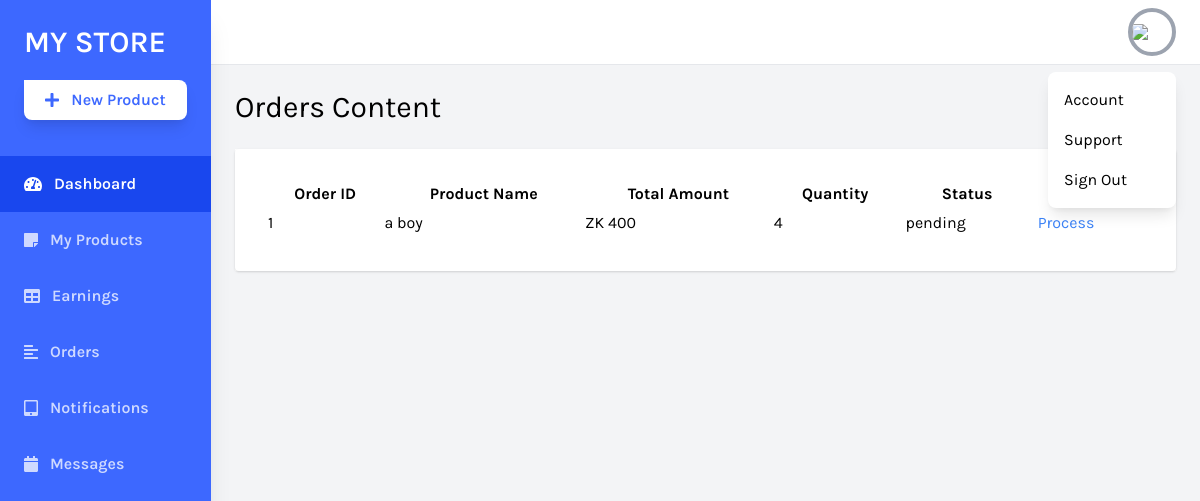
The page /mystore/orders (signed in) on the database as committed earlier.
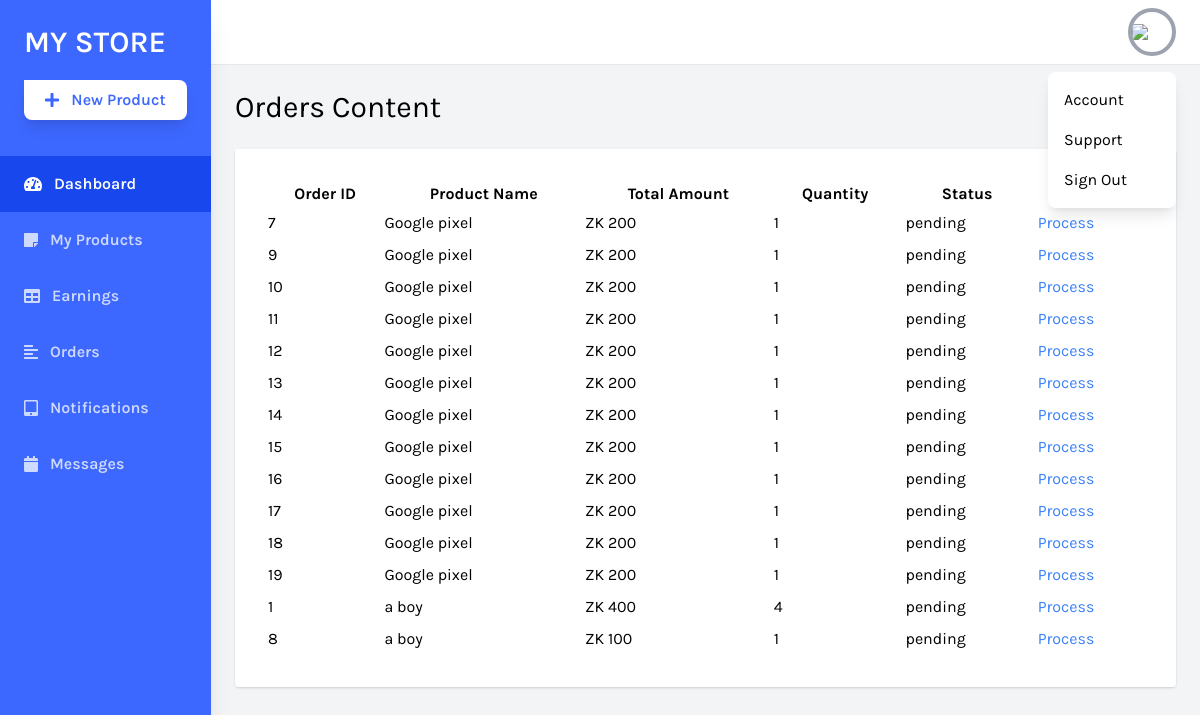
The same page on the database as committed later.
### store/models.py (models this page shows, shortened)
class OrderItem(models.Model):
    order = models.ForeignKey(Order,related_name='items',on_delete=models.CASCADE)
    product = models.ForeignKey(Product,related_name='items',on_delete=models.CASCADE)
    price = models.IntegerField()
    quantity = models.IntegerField(default=1)

class Order(models.Model):
    PENDING = 'pending'
    PROCESSED = 'in-transit'
    DELIVERED = 'delivered'
    STATUS_CHOICES = (
        (PENDING, 'Pending'),
        (PROCESSED, 'in-transit'),
        (DELIVERED, 'Delivered'),
    )
    first_name = models.CharField(max_length=255)
    last_name = models.CharField(max_length=255)
    address = models.CharField(max_length=255)
    town = models.CharField(max_length=255)
    phone_number = models.IntegerField()
    paid_amount = models.IntegerField(blank=True, null=True)
    is_paid = models.BooleanField(default=False)
    merchant_id = models.CharField(max_length=255)
    created_by = models.ForeignKey(User, related_name='orders', on_delete=models.SET_NULL, null=True)
    created_at = models.DateTimeField(auto_now_add=True)
    status = models.CharField(max_length=50, choices=STATUS_CHOICES, default=PENDING)

class Product(models.Model):
    DRAFT = 'draft'
    WAITING_APPROVAL = 'awaitingapproval'
    ACTIVE = 'active'
    DELETED = 'deleted'
    STATUS_CHOICES = (
        (DRAFT, 'Draft'),
        (WAITING_APPROVAL,'Awaitng Approval'),
        (ACTIVE, 'Active'),
        (DELETED, 'Deleted'),
    )
    user = models.ForeignKey(User, related_name='products', on_delete=models.CASCADE)
    category = models.ForeignKey(Category, related_name='products', on_delete=models.CASCADE)
    title = models.CharField(max_length=50)
    slug = models.SlugField(max_length=50)
    description = models.TextField(blank=True)
    image = models.ImageField(upload_to='uploads/product_images', blank=True, null=True)
    thumbnails = models.ImageField(upload_to='uploads/product_images/thumbnails/', blank=True,null=True)
    price = models.IntegerField()
    created_at = models.DateTimeField(auto_now_add=True)
    update_at = models.DateTimeField(auto_now=True)
    status = models.CharField(max_length=50,choices=STATUS_CHOICES,default=ACTIVE)

### userprofile/views.py (the view)
# urls.py: path('mystore/orders', views.orders,name='orders'),
@login_required
def orders(request):
    order_items = OrderItem.objects.filter(product__user=request.user)
    products = request.user.products.exclude(status=Product.DELETED)
    return render(request, 'userprofile/dashboard/orders.html',{'order_items':order_items,})

### store/context_processors.py (called while the page is built)
def cart(request):
    return {'cart':Cart(request)}

### userprofile/templates/userprofile/dashboard/orders.html (shortened to what this page needs)
{% extends "userprofile/dashboard/dashboard.html" %}
{% block content %}
<div class="w-full h-screen overflow-x-hidden border-t flex flex-col">
    <main class="w-full flex-grow p-6">
        <h1 class="text-3xl text-black">Orders Content</h1>
        <div class="w-full mt-6 bg-white">
            <section>
                <div id='recipients' class="p-8 mt-6 lg:mt-0 rounded shadow bg-white">
                    <table id="example" class="stripe hover" style="width:100%; padding-top: 1em; padding-bottom: 1em;">
                        <thead>
                            <tr>
                                <th data-priority="1">Order ID</th>
                                <th data-priority="2">Product Name</th>
                                <th data-priority="3">Total Amount</th>
                                <th data-priority="4">Quantity</th>
                                <th data-priority="4">Status</th>
                                <th data-priority="4">Action</th>
                            </tr>
                        </thead>
                        <tbody>
                            {% for order_item in order_items %}
                            <tr>
                                <td>{{ order_item.order.id }}</td>
                                <td>{{ order_item.product.title }}</td>
                                <td>ZK {{ order_item.price }}</td>
                                <td>{{ order_item.quantity }}</td>
                                <td class=" px-2 py-1 rounded">{{ order_item.order.status }}</td>
                                <td><a class='text-blue-500' href='{% url "mystore-order-detail" order_item.order.id %}'>Process</a></td>
                            </tr>
                            {% endfor %}
                        </tbody>
                    </table>
                </div>
            </section>
        </div>
    </main>
</div>
<link href="https://cdn.datatables.net/1.10.19/css/jquery.dataTables.min.css" rel="stylesheet">
<link href="https://cdn.datatables.net/responsive/2.2.3/css/responsive.dataTables.min.css" rel="stylesheet">
{% endblock content %}

Rows that differ between the two databases and show on the page:
added OrderItem: order.id "7", product "Google pixel", price "200", quantity "1", order.status "pending"
added OrderItem: order.id "9", product "Google pixel", price "200", quantity "1", order.status "pending"
added OrderItem: order.id "10", product "Google pixel", price "200", quantity "1", order.status "pending"
added OrderItem: order.id "11", product "Google pixel", price "200", quantity "1", order.status "pending"
added OrderItem: order.id "12", product "Google pixel", price "200", quantity "1", order.status "pending"
added OrderItem: order.id "13", product "Google pixel", price "200", quantity "1", order.status "pending"
added OrderItem: order.id "14", product "Google pixel", price "200", quantity "1", order.status "pending"
added OrderItem: order.id "15", product "Google pixel", price "200", quantity "1", order.status "pending"
added OrderItem: order.id "16", product "Google pixel", price "200", quantity "1", order.status "pending"
added OrderItem: order.id "17", product "Google pixel", price "200", quantity "1", order.status "pending"
added OrderItem: order.id "18", product "Google pixel", price "200", quantity "1", order.status "pending"
added OrderItem: order.id "19", product "Google pixel", price "200", quantity "1", order.status "pending"
added OrderItem: order.id "8", product "a boy", price "100", quantity "1", order.status "pending"
